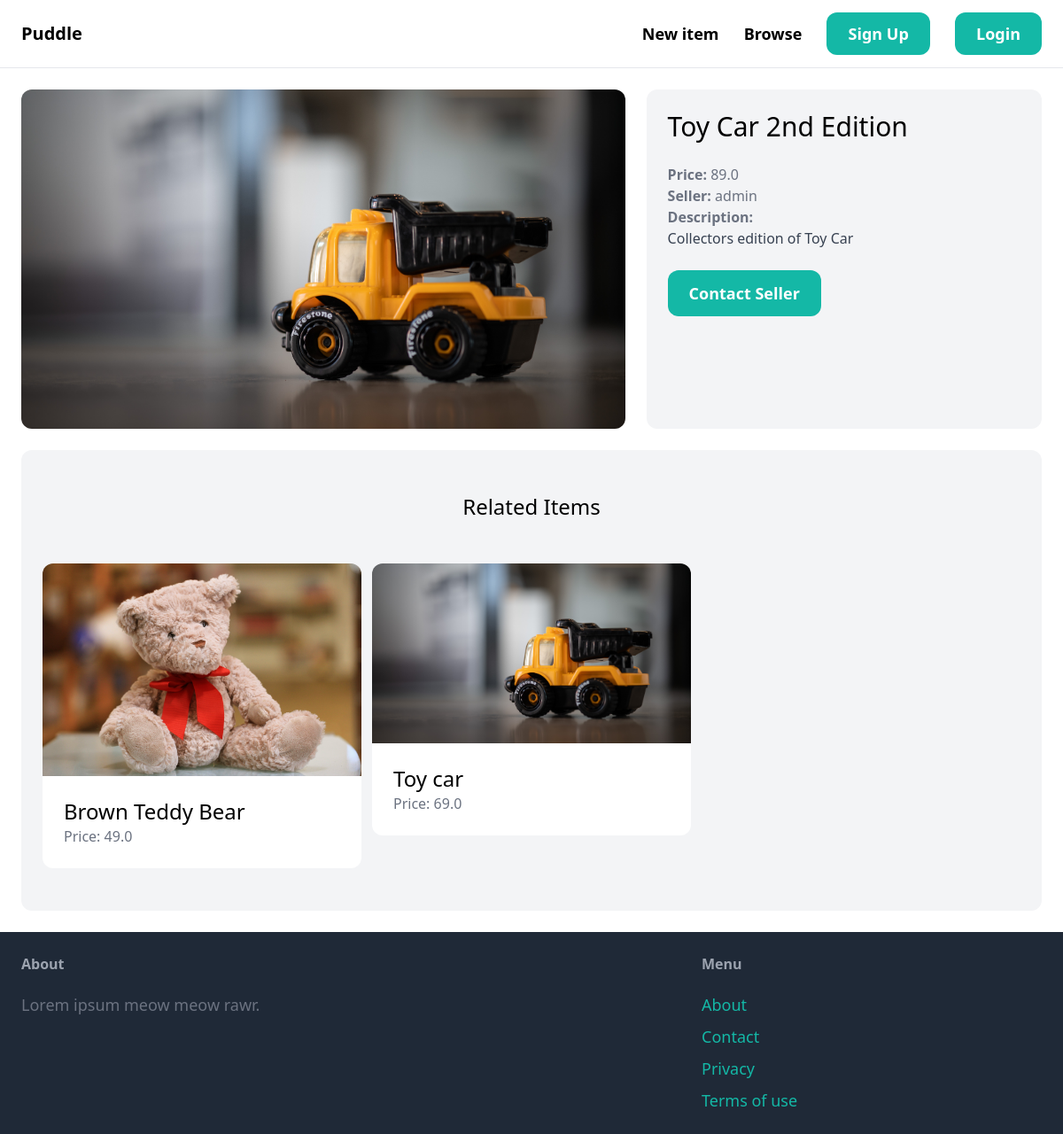
The page /items/7/ on the database as committed earlier.
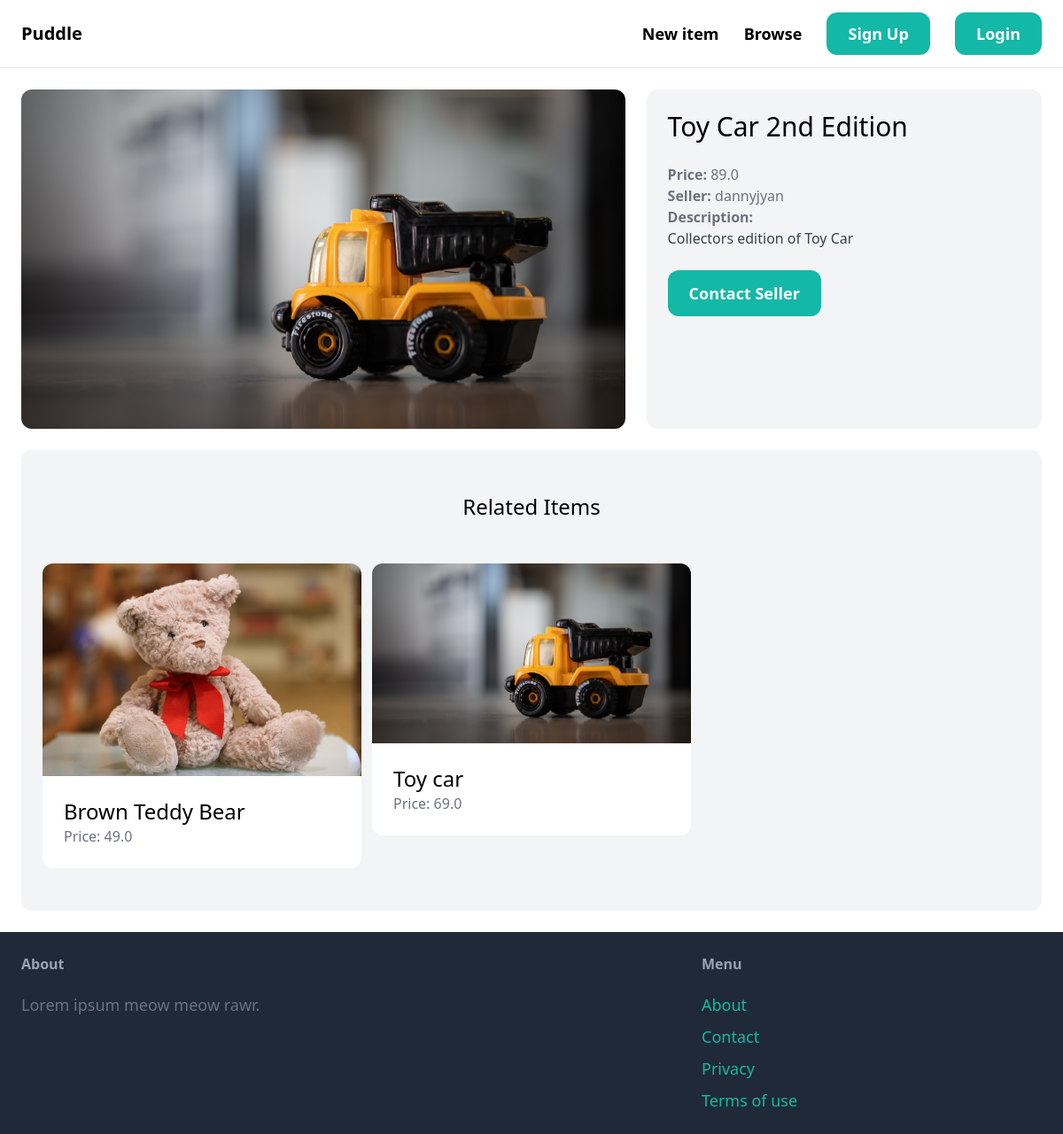
The same page on the database as committed later.
### item/models.py (models this page shows, shortened)
class Item(models.Model):
    category = models.ForeignKey(Category, related_name='items', on_delete=models.CASCADE)
    name = models.CharField(max_length=255)
    description = models.TextField(blank=True, null=True)
    price = models.FloatField()
    image = models.ImageField(upload_to='item_images', blank=True, null=True)
    is_sold = models.BooleanField(default=False)
    created_by = models.ForeignKey(User, related_name='items', on_delete=models.CASCADE)
    created_at = models.DateTimeField(auto_now_add=True)
    class Meta:
        ordering = ('name', )

### item/views.py (the view)
# urls.py: path('<int:pk>/', views.detail, name='detail'),
def detail(request, pk):
	item = get_object_or_404(Item, pk=pk)
	related_items = Item.objects.filter(category=item.category, is_sold=False).exclude(pk=pk)[0:3]
	return render(request, 'item/detail.html', {
		'item': item,
		'related_items': related_items,
	})

### item/templates/item/detail.html (shortened to what this page needs)
{% extends 'core/base.html' %}
{% block content %}
<div class="grid grid-cols-5 gap-6">
    <div class="col-span-3">
      <img src="{{ item.image.url }}" class="rounded-xl">
    </div>
    <div class = "col-span-2 p-6 bg-gray-100 rounded-xl">
        <h1 class="mb-6 text-3xl"> {{item.name}} </h1>
        <p class="text-gray-500"><strong>Price: </strong>{{item.price}}</p>
        <p class="text-gray-500"><strong>Seller: </strong>{{item.created_by.username}}</p>
        {% if item.description %}
        <p class="text-gray-700">
            <strong class="text-gray-500">Description: </strong><br>
            {{ item.description }}
        </p>
        {% endif %}
        {% if request.user == item.created_by %}
            <div class="mt-6 p-6 bg-white rounded-xl">
                <p>Your Item</p>
                <a href="{% url 'item:delete' item.id %}" class="inline-block mt-6 px-6 py-3 text-lg font-semibold bg-red-500 text-white rounded-xl">Delete</a>
                <a href="{% url 'item:edit' item.id %}" class="inline-block mt-6 px-6 py-3 text-lg font-semibold bg-teal-500 text-white rounded-xl">Edit</a>
                {% else %}
            <a href="{% url 'conversation:new' item.id %}" class="inline-block mt-6 px-6 py-3 text-lg font-semibold bg-teal-500 text-white rounded-xl hover:bg-teal-700">Contact Seller</a>
        {% endif %}
    </div>
</div>
<div class="mt-6 px-6 py-12 bg-gray-100 rounded-xl">
  <h2 class="mb-12 text-2xl text-center">Related Items</h2>
  <div class="grid grid-cols-3 gap-3">
      {% for item in related_items %}
          <div>
              <a href="{% url 'item:detail' item.id %}">
                  <div>
                      <img src="{{ item.image.url }}" class="rounded-t-xl">
                  </div>
                  <div class="p-6 bg-white rounded-b-xl">
                      <h2 class="text-2xl">{{ item.name }} </h2>
                      <p class="text-gray-500"> Price: {{item.price}} </p>
                  </div>
              </a>
          </div>
      {% endfor %}
  </div>
</div>
{% endblock %}

Rows that differ between the two databases and show on the page:
changed Item "Toy Car 2nd Edition": created_by.username "admin" → "dannyjyan"
